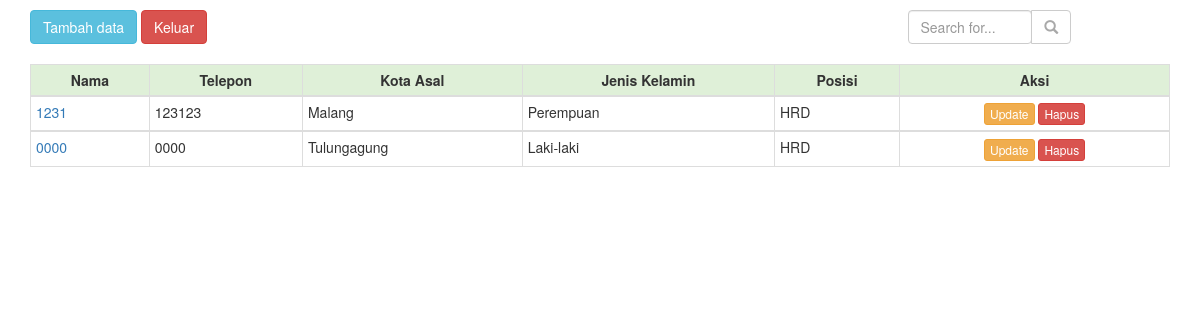
Screenshot of /CRUD/index.php (signed in) with the database file from the repository.
### tables this page shows
CREATE TABLE IF NOT EXISTS `tb_pegawai` (
  `id_pegawai` varchar(255) NOT NULL,
  `nama_pegawai` varchar(255) DEFAULT NULL,
  `username` varchar(255) DEFAULT NULL,
  `tlp_pegawai` varchar(255) DEFAULT NULL,
  `kota_pegawai` int(5) DEFAULT NULL,
  `jk_pegawai` int(1) DEFAULT NULL,
  `id_posisi` varchar(255) DEFAULT NULL,
  `ket` int(1) DEFAULT NULL
);

CREATE TABLE IF NOT EXISTS `tb_kota` (
  `id_kota` int(2) NOT NULL AUTO_INCREMENT,
  `nama_kota` varchar(255) DEFAULT NULL,
  PRIMARY KEY (`id_kota`)
);

CREATE TABLE IF NOT EXISTS `tb_jk` (
  `id_jk` int(1) NOT NULL AUTO_INCREMENT,
  `kelamin` varchar(50) DEFAULT NULL,
  PRIMARY KEY (`id_jk`)
);

CREATE TABLE IF NOT EXISTS `tb_posisi` (
  `id_posisi` int(2) NOT NULL AUTO_INCREMENT,
  `nama_posisi` varchar(255) DEFAULT NULL,
  PRIMARY KEY (`id_posisi`)
);

### CRUD/index.php (the view, shortened to what this page needs)
<?php
if(isset($_SESSION['userdata'])) {
$sql = "select pgw.id_pegawai, pgw.nama_pegawai, pgw.tlp_pegawai, kot.nama_kota, jk.kelamin, pos.nama_posisi
from tb_pegawai pgw, tb_posisi pos, tb_kota kot, tb_jk jk
where pgw.id_posisi = pos.id_posisi and pgw.kota_pegawai=kot.id_kota and pgw.jk_pegawai=jk.id_jk";
$query = mysql_query($sql);
?>
<!DOCTYPE html>
<html>
<head>
	<link rel="stylesheet" href="../bootstrap/bootstrap-3.3.7/css/bootstrap.min.css">
</head>
<body style="margin-top: 10px;">
<div class="container">
<form action="index.php" method="get" accept-charset="utf-8">
<div class="row">
	<div class="col-md-3">
		<div class="btn-group" role="group">
		   <a href="create.php" style="text-decoration: none;" >
		   		<button type="button" class="btn btn-info dropdown-toggle">Tambah data</button>
		   </a>
		</div>
		<div class="btn-group" role="group">
		   <a href="logut.php" style="text-decoration: none;" >
		   		<button type="button" class="btn btn-danger dropdown-toggle">Keluar</button>
		   </a>
		</div>
	</div>
	<div class="col-md-3 col-md-offset-6">
	    <div class="input-group-btn">
	      <input id="search" type="text" class="form-control" placeholder="Search for..." name="q">
	    </div>
	     <span class="input-group-btn">
	        <button class="btn btn-default" type="button"><span class="glyphicon glyphicon-search" aria-hidden="true" style="color: darkgrey"></span></button>
	      </span>
	 </div>
 </div>
</form>
<br>
<table class="table table-hover table-condensed table-bordered">
	<thead>
		<tr>
			<th class="success text-center">Nama</th>
			<th class="success text-center" >Telepon</th>
			<th class="success text-center">Kota Asal</th>
			<th class="success text-center">Jenis Kelamin</th>
			<th class="success text-center">Posisi</th>
			<th class="success text-center">Aksi</th>
		</tr>
		</thead>
<?php
while ($data = mysql_fetch_array($query)){
?>
		<div class="nama">
		<tbody name="form">
			<tr class="delete_mem">
				<td><a href="detail.php?id=<?php echo $data['id_pegawai']?>"><?php echo $data['nama_pegawai']?></a></td>
				<td><?php echo $data['tlp_pegawai']?></td>
				<td><?php echo $data['nama_kota']?></td>
				<td><?php echo $data['kelamin']?></td>
				<td><?php echo $data['nama_posisi']?></td>
				<td align="center">
					<a href="update.php?id=<?php echo $data['id_pegawai']?>"><button type="button" class="btn btn-xs btn-warning">Update</button></a>
					<button type="button" class="btn btn-xs btn-danger hapus" id="<?php echo $data['id_pegawai']?>">Hapus</button>
				</td>
			</tr>
		</tbody>
		</div>
<?php } ?>
	</table>
</div>
</body>
</html>
<?php } else {
			header("location:login.php");
		}
?>

### rows the page displays
tb_pegawai: nama_pegawai "1231", tlp_pegawai "123123", tb_kota.nama_kota "Malang", tb_jk.kelamin "Perempuan", id_posisi.nama_posisi "HRD"
tb_pegawai: nama_pegawai "0000", tlp_pegawai "0000", tb_kota.nama_kota "Tulungagung", tb_jk.kelamin "Laki-laki", id_posisi.nama_posisi "HRD"
